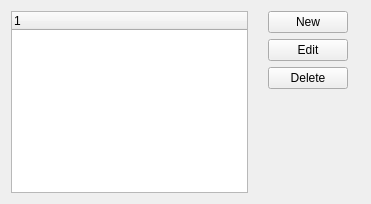
<?xml version="1.0" encoding="UTF-8"?>
<ui version="4.0">
 <comment>This file is part of the Workflow Package for xTuple ERP,
and is Copyright (c) 1999-2017 by OpenMFG LLC, d/b/a xTuple.  It
is licensed to you under the xTuple End-User License Agreement (&quot;the
EULA&quot;), the full text of which is available at www.xtuple.com/EULA.
While the EULA gives you access to source code and encourages your
involvement in the development process, this Package is not free
software.  By using this software, you agree to be bound by the
terms of the EULA.</comment>
 <class>workflowProfiles</class>
 <widget class="QWidget" name="workflowProfiles">
  <property name="geometry">
   <rect>
    <x>0</x>
    <y>0</y>
    <width>371</width>
    <height>204</height>
   </rect>
  </property>
  <property name="windowTitle">
   <string>Workflow Email/Print Profiles</string>
  </property>
  <layout class="QGridLayout" name="gridLayout">
   <item row="1" column="1">
    <layout class="QHBoxLayout" name="horizontalLayout_2">
     <item>
      <layout class="QVBoxLayout" name="verticalLayout">
       <property name="leftMargin">
        <number>14</number>
       </property>
       <property name="rightMargin">
        <number>12</number>
       </property>
       <item>
        <widget class="QPushButton" name="_newBtn">
         <property name="text">
          <string>New</string>
         </property>
        </widget>
       </item>
       <item>
        <widget class="QPushButton" name="_editBtn">
         <property name="text">
          <string>Edit</string>
         </property>
        </widget>
       </item>
       <item>
        <widget class="QPushButton" name="_deleteBtn">
         <property name="text">
          <string>Delete</string>
         </property>
        </widget>
       </item>
       <item>
        <spacer name="verticalSpacer">
         <property name="orientation">
          <enum>Qt::Vertical</enum>
         </property>
         <property name="sizeHint" stdset="0">
          <size>
           <width>20</width>
           <height>40</height>
          </size>
         </property>
        </spacer>
       </item>
      </layout>
     </item>
    </layout>
   </item>
   <item row="1" column="0">
    <widget class="XTreeWidget" name="_profiles"/>
   </item>
  </layout>
 </widget>
 <customwidgets>
  <customwidget>
   <class>XTreeWidget</class>
   <extends>QTreeWidget</extends>
   <header>xtreewidget.h</header>
   <container>1</container>
  </customwidget>
 </customwidgets>
 <tabstops>
  <tabstop>_profiles</tabstop>
  <tabstop>_newBtn</tabstop>
  <tabstop>_editBtn</tabstop>
  <tabstop>_deleteBtn</tabstop>
 </tabstops>
 <resources/>
 <connections/>
</ui>
